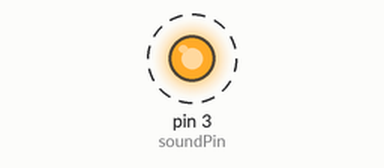
Simulated run of this sketch. Board: Arduino Uno, built with avr-gcc and run on an emulated ATmega328P. Shown: output pins drawn as LEDs (lit = HIGH). Dashed ring = blinking.

Above: at 0.5 s.
Timing chart, 0 to 4.6 s (numbered marks = the images above):
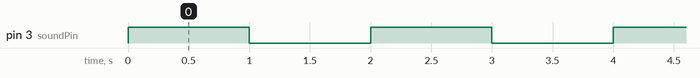

The sketch:

Buzzer.ino
```cpp
/*

  Simple buzzer.

*/

const int soundPin = 3;
const int dTime = 1000;

void setup() {
  pinMode(3, OUTPUT);
}

void loop() {

  digitalWrite(soundPin, HIGH);
  delay(dTime);

  digitalWrite(soundPin, LOW);
  delay(dTime);
}
```

Measured:
- by itself, pin 3 (soundPin): alternates HIGH for 1.0 s and LOW for 1.0 s
